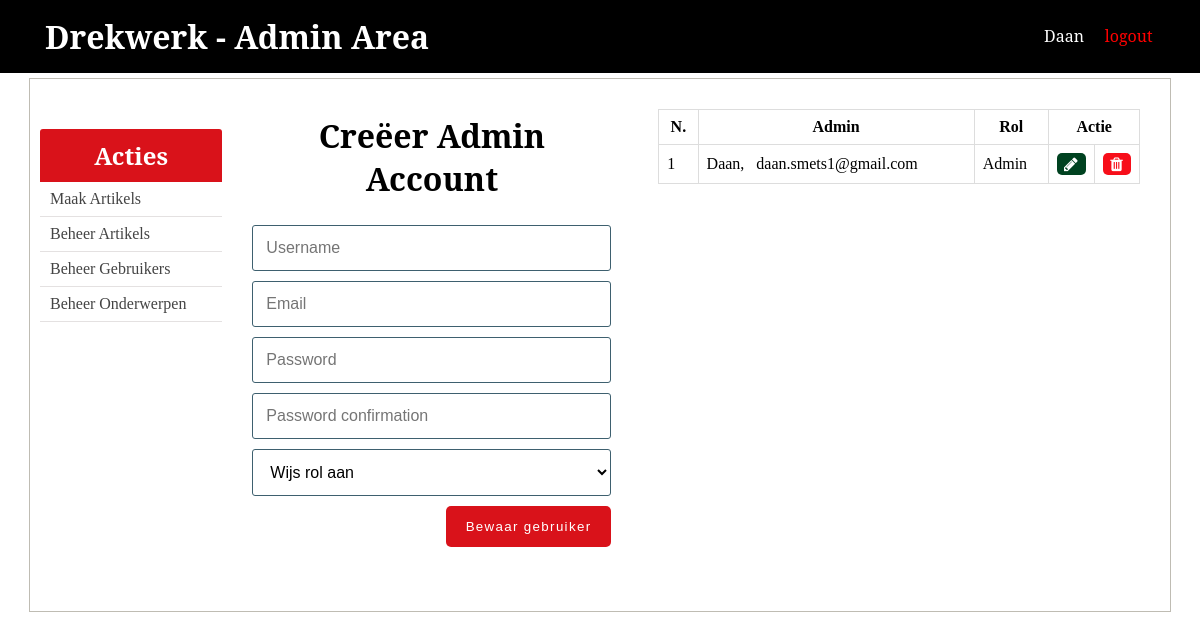
Page /intradrek/admin/users.php on the committed database.
### tables this page shows
CREATE TABLE `users` (
  `id` int(11) NOT NULL,
  `username` varchar(255) NOT NULL,
  `email` varchar(255) NOT NULL,
  `role` enum('Author','Admin') DEFAULT NULL,
  `password` varchar(255) NOT NULL,
  `created_at` timestamp NULL DEFAULT current_timestamp(),
  `updated_at` timestamp NULL DEFAULT NULL
);

### intradrek/admin/includes/admin_functions.php (called while the page is built, shortened)
<?php
$isEditingUser = false;
$username = "";
$email = "";
function getAdminUsers()
{
	global $conn, $roles;
	$sql = "SELECT * FROM users WHERE role IS NOT NULL";
	$result = mysqli_query($conn, $sql);
	$users = mysqli_fetch_all($result, MYSQLI_ASSOC);
	return $users;
}
?>

### intradrek/admin/users.php (the view, shortened to what this page needs)
<?php  include('../config.php'); ?>
<?php  include(ROOT_PATH . '/admin/includes/admin_functions.php'); ?>
<?php
	$admins = getAdminUsers();
?>
<?php include(ROOT_PATH . '/admin/includes/head_section.php'); ?>
</head>
<body>
	<?php include(ROOT_PATH . '/admin/includes/navbar.php') ?>
	<div class="container content">
		<?php include(ROOT_PATH . '/admin/includes/menu.php') ?>
		<div class="action">
			<h1 class="page-title">Creëer Admin Account</h1>
			<form method="post" action="<?php echo BASE_URL . 'admin/users.php'; ?>" >
				<input type="text" name="username" value="<?php echo $username; ?>" placeholder="Username">
				<input type="email" name="email" value="<?php echo $email ?>" placeholder="Email">
				<input type="password" name="password" placeholder="Password">
				<input type="password" name="passwordConfirmation" placeholder="Password confirmation">
				<select name="role">
					<option value="" selected disabled>Wijs rol aan</option>
				</select>
				<?php if ($isEditingUser === true): ?>
					<button type="submit" class="btn" name="update_admin">Udate</button>
				<?php else: ?>
					<button type="submit" class="btn" name="create_admin">Bewaar gebruiker</button>
				<?php endif ?>
			</form>
		</div>
		<div class="table-div">
			<?php if (empty($admins)): ?>
				<h1>No admins in the database.</h1>
			<?php else: ?>
				<table class="table">
					<thead>
						<th>N.</th>
						<th>Admin</th>
						<th>Rol</th>
						<th colspan="2">Actie</th>
					</thead>
					<tbody>
					<?php foreach ($admins as $key => $admin): ?>
						<tr>
							<td><?php echo $key + 1; ?></td>
							<td>
								<?php echo $admin['username']; ?>, &nbsp;
								<?php echo $admin['email']; ?>
							</td>
							<td><?php echo $admin['role']; ?></td>
							<td>
								<a class="fa fa-pencil btn edit"
									href="users.php?edit-admin=<?php echo $admin['id'] ?>">
								</a>
							</td>
							<td>
								<a class="fa fa-trash btn delete"
								    href="users.php?delete-admin=<?php echo $admin['id'] ?>">
								</a>
							</td>
						</tr>
					<?php endforeach ?>
					</tbody>
				</table>
			<?php endif ?>
		</div>
	</div>
</body>
</html>

### intradrek/static/css/admin_styling.css (style rules this page uses)
* { margin: 0px; padding: 0px; }
a { text-decoration: none; }
h1, h2, h3, h4, h5, h6 { font-family: 'Noto Serif', serif; }
form { width: 60%; margin: 5px auto; padding-bottom: 50px; }
form input[type=file], input[type=email], input[type=password], input[type=text], form select, form textarea { width: 100%; display: block; padding: 13px 13px; font-size: 1em; margin: 5px auto 10px; border-radius: 3px; box-sizing : border-box; background: transparent; border: 1px solid #3E606F; }
form button { float: right; margin-left: 24%; }
table { border-collapse: collapse; width: 70%; margin: 20px auto; }
th, td { padding: 8px; text-align: left; border: 1px solid #ddd; }
th { text-align: center; }
.btn { color: white; background: #D9121A; text-align: center; border: none; border-radius: 5px; display: block; letter-spacing: .1em; padding: 13px 20px; text-decoration: none; }
.container { width: 95%; margin: 5px auto 50px; border: 1px solid #BFBCB3; padding: 10px 0px 50px; }
.container:after { content: ""; display: block; clear: both; }
.container.content .action { width: 35%; float: left; text-align: center; }
.container.content .action form { width: 90%; }
.container.content .action .page-title { margin: 25px; }
.table-div { float: left; width: 47%; }
.table-div table { width: 90%; }
.table-div a.fa { color: white; padding: 3px; }
.table-div .edit { background: #004220; }
.table-div .delete { background: #F70E1A; }

### rows in the picture
users: username "Daan", email "daan.smets1@gmail.com", role "Admin"
